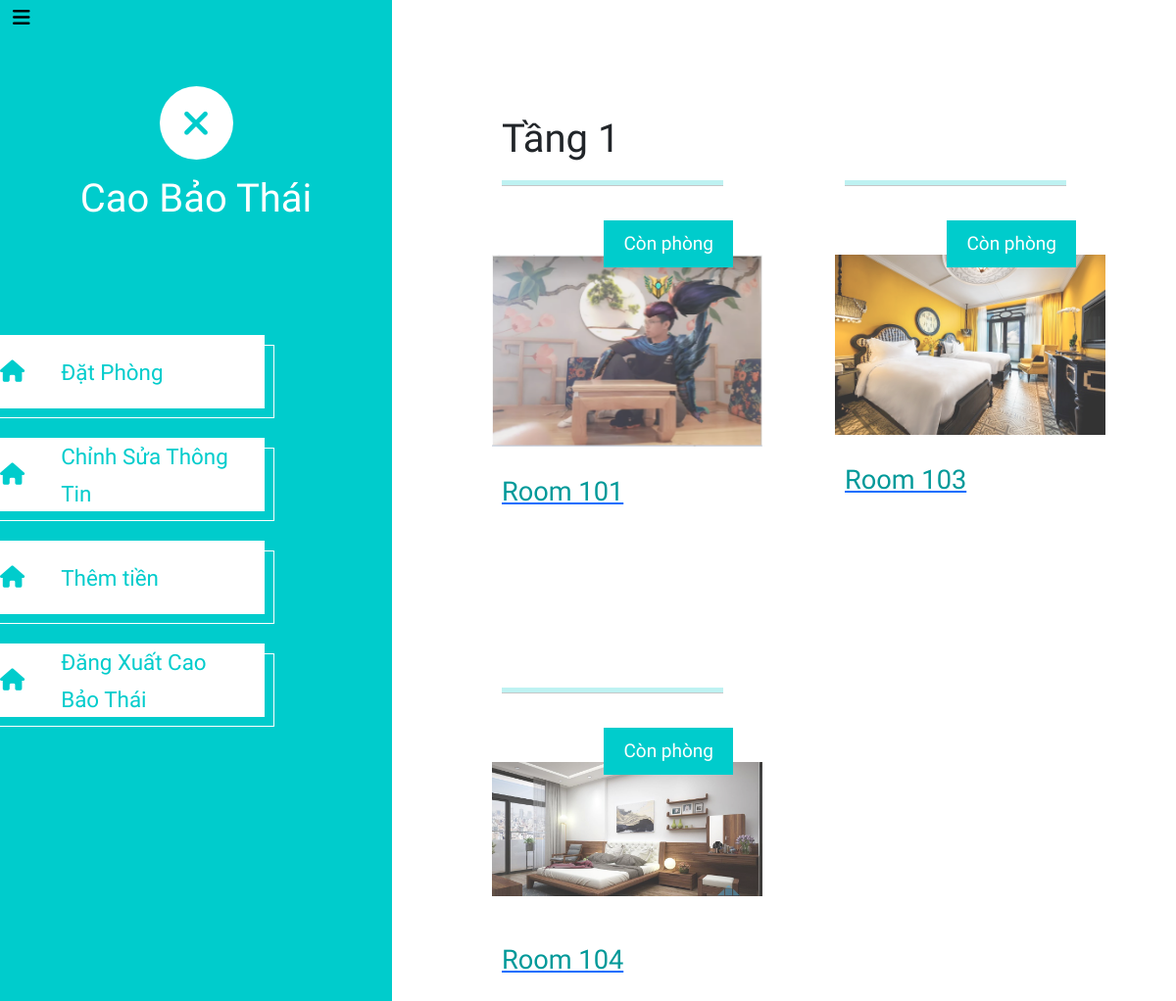
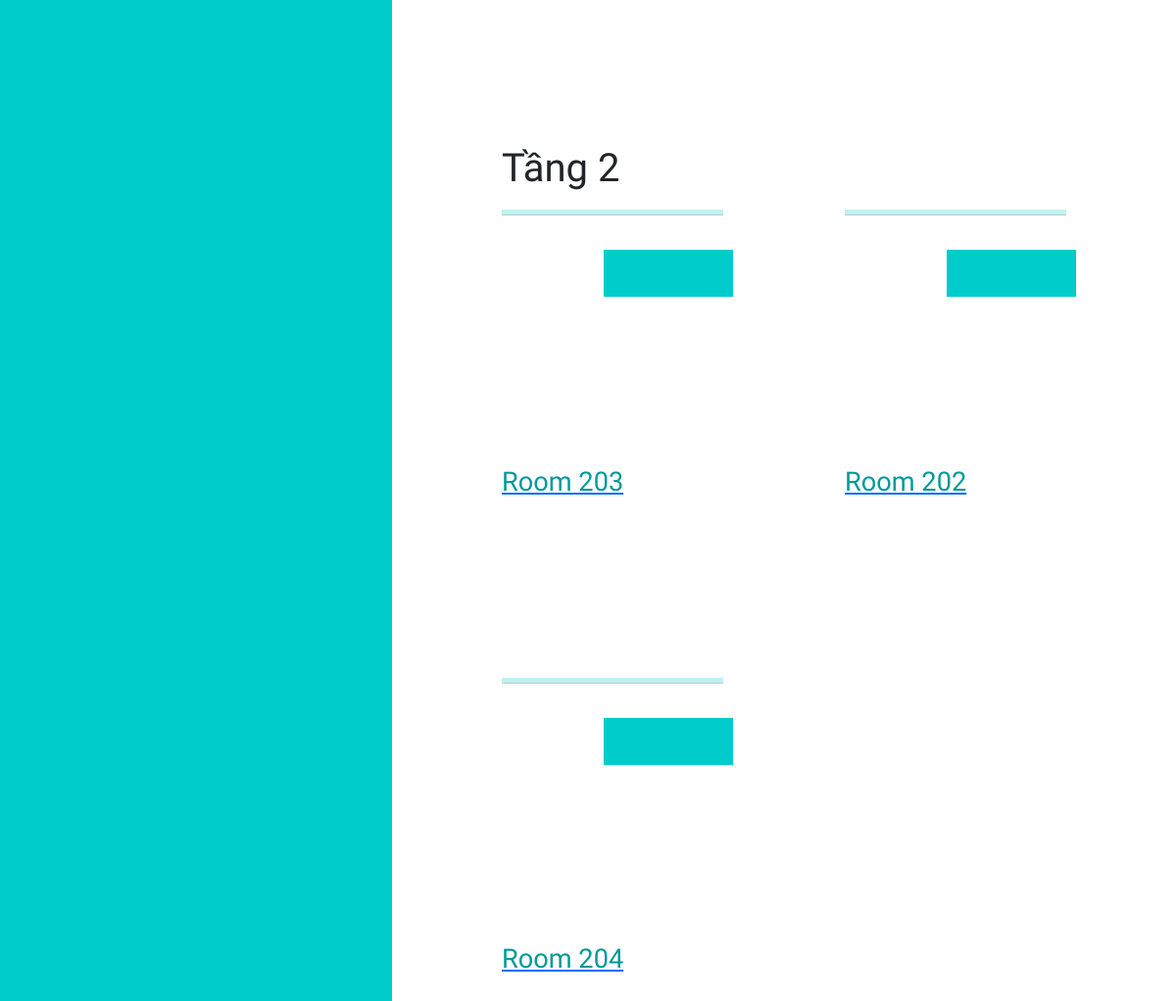
The app's page /Frontend/bookingroom.php (signed in) with its own data (2 pictures, top to bottom).
### tables this page shows
CREATE TABLE `customer` (
  `ID` int(11) NOT NULL,
  `Name` text NOT NULL,
  `email` text NOT NULL,
  `pass` text NOT NULL,
  `CMND` varchar(10) NOT NULL,
  `Wallet` int(11) NOT NULL DEFAULT 0,
  `Age` tinyint(4) NOT NULL,
  `Work` text NOT NULL,
  `Address` text NOT NULL,
  `NumberPhone` varchar(10) NOT NULL
);

CREATE TABLE `room` (
  `ID` int(11) NOT NULL,
  `NumRoom` varchar(50) NOT NULL,
  `Status` tinyint(4) NOT NULL,
  `Type` int(11) NOT NULL,
  `Details` text NOT NULL,
  `Cost` int(11) NOT NULL,
  `Image` text NOT NULL,
  `FloorRoom` int(11) NOT NULL
);

### Frontend/CustomerManager/ContentPage/OrderRoom.php (the view, shortened to what this page needs)
<?php
$sql_room1 = 'SELECT * FROM room WHEre FloorRoom = 1 and room.Status = 1 order by NumRoom';
$query_room1 = mysqli_query($mysqli, $sql_room1);
?>
<div class="row tm-row ">
    <h1> Tầng 1</h1>
    <?php while ($row_pro = mysqli_fetch_array($query_room1)) {?>
    <article class="col-12 col-md-6 tm-post">
        <hr class="tm-hr-primary">
        <a href="bookingroom.php?manage=RoomDetail&IDRoom=<?php echo $row_pro['ID']; ?>" class="effect-lily tm-post-link tm-pt-60">
            <div class="tm-post-link-inner">
                <img src="<?php echo $row_pro['Image']; ?>" alt="Image" class="img-fluid">
            </div>
            <span class="position-absolute tm-new-badge">
            <?php if ($row_pro['Status'] == 1) {?>
                                Còn phòng
                            <?php } elseif ($row_pro['Status'] == 0) {?>
                                Hết Phòng
                            <?php } elseif ($row_pro['Status'] == 2) {?>
                                Đang Bảo Trì
                            <?php }?>
            </span>
            <h2 class="tm-pt-30 tm-color-primary tm-post-title"><?php echo $row_pro['NumRoom']; ?></h2>
        </a>
        <p class="tm-pt-30">
        </p>
        <div class="d-flex justify-content-between tm-pt-45">
        </div>
    </article>
    <?php }?>
</div>
<?php
$sql_room2 = 'SELECT * FROM room WHEre FloorRoom =2 and room.Status = 1';
$query_room2 = mysqli_query($mysqli, $sql_room2);
?>
            <div class="row tm-row">
                <h1> Tầng 2</h1>
                <?php while ($row_pro = mysqli_fetch_array($query_room2)) {?>
                    <article class="col-12 col-md-6 tm-post">
        <hr class="tm-hr-primary">
        <a href="bookingroom.php?manage=RoomDetail&IDRoom=<?php echo $row_pro['ID']; ?>" class="effect-lily tm-post-link tm-pt-60">
            <div class="tm-post-link-inner">
                <img src="<?php echo $row_pro['Image']; ?>" alt="Image" class="img-fluid">
            </div>
            <span class="position-absolute tm-new-badge">
            </span>
            <h2 class="tm-pt-30 tm-color-primary tm-post-title"><?php echo $row_pro['NumRoom']; ?></h2>
        </a>
        <p class="tm-pt-30">
        </p>
        <div class="d-flex justify-content-between tm-pt-45">
        </div>
    </article>
<?php }?>
</div>

### Frontend/bookingroom.php (shortened to what this page needs)
<?php
include ("../Config/config.php");
?>
<?php
 if(isset($_SESSION['Login']))
{
    $Email = $_SESSION['Login'] ;
    $sql_level = "SELECT * FROM customer WHERE email='$Email' LIMIT 1";
    $query_level = mysqli_query($mysqli, $sql_level);
    $user = mysqli_fetch_array($query_level);
}
?>
<!DOCTYPE html>
<html lang="en">
<head>
	<link rel="stylesheet" href="fontawesome/css/all.min.css">
    <link rel="stylesheet" href="https://maxcdn.bootstrapcdn.com/bootstrap/4.0.0/css/bootstrap.min.css">
    <link href="https://cdn.jsdelivr.net/npm/bootstrap@5.0.2/dist/css/bootstrap.min.css" rel="stylesheet">
    <link rel="stylesheet" href="../Style/style.css">
</head>
<body>
	<header class="tm-header" id="tm-header">
        <div class="">
            <button class="navbar-toggler" type="button" aria-label="Toggle navigation">
                <i class="fas fa-bars"></i>
            </button>
            <div class="tm-site-header">
                <div class="mb-3 mx-auto tm-site-logo"><i class="fas fa-times fa-2x"></i></div>
                <h1 class="text-center"><?php echo $user['Name'] ?></h1>
            </div>
            <nav class="tm-nav" id="tm-nav">
                <ul>
                    <li class="tm-nav-item active"><a href="bookingroom.php?manage=OrderRoom" class="tm-nav-link">
                        <i class="fas fa-home"></i>
                        Đặt Phòng
                    </a></li>
                    <li class="tm-nav-item active"><a href="bookingroom.php?manage=EditCustomer&IDCus=<?php echo $user['ID']?>" class="tm-nav-link">
                        <i class="fas fa-home"></i>
                        Chỉnh Sửa Thông Tin
                    </a></li>
                    <li class="tm-nav-item active"><a href="bookingroom.php?manage=AddPayment&IDCus=<?php echo $user['ID']?>" class="tm-nav-link">
                        <i class="fas fa-home"></i>
                        Thêm tiền
                    </a></li>
                    <li class="tm-nav-item active"><a  href="?Log=3" class="tm-nav-link">
                        <i class="fas fa-home"></i>
                        Đăng Xuất <?php echo $user['Name'] ?>
                    </a></li>
                </ul>
            </nav>
    </header>
    < <div class="container-fluid">
        <main class="tm-main">
            <?php include 'CustomerManager/Content.php';?>
        </main>
    </div>
</body>
</html>

### Style/style.css (style rules this page uses)
html { overflow-x: hidden; }
body { margin: 0; padding: 0; font-family: 'Source Sans Pro', sans-serif; font-size: 19px; line-height: 2em; overflow-x: hidden; }
p, span { color: #999; }
hr { border-top-color: #CCC; margin-top: 10px; margin-bottom: 10px; }
.tm-header { background-color: #0CC; color: white; position: fixed; top: 0; left: 0; bottom: 0; z-index: 100; width: 400px; overflow-y: visible; }
.tm-site-header { margin-top: 50px; margin-bottom: 115px; }
.tm-site-logo { width: 75px; height: 75px; border-radius: 50%; background-color: white; display: flex; align-items: center; justify-content: center; }
.tm-site-logo i { color: #0CC; }
.tm-main { margin-left: 400px; padding: 80px 100px 25px; }
.tm-post { max-width: 250px; }
.tm-row { max-width: 980px; justify-content: space-between; }
.tm-nav { margin-bottom: 100px; }
.tm-nav-item { list-style: none; margin-bottom: 30px; }
.tm-nav-link { color: white; background-color: transparent; height: 75px; width: 100%; max-width: 300px; display: flex; align-items: center; font-size: 1.4rem; padding: 30px; }
.tm-nav-item:hover .tm-nav-link, .tm-nav-item.active .tm-nav-link { color: #0CC; background-color: white; text-decoration: none; }
.tm-nav ul { position: relative; }
.tm-nav-item:hover:after, .tm-nav-item.active:after { content: ''; width: 100%; max-width: 300px; height: 75px; display: block; border: 1px solid white; margin-left: 10px; margin-top: -65px; position: absolute; z-index: -1000; }
.tm-nav-link i { margin-right: 37px; }
ul { margin: 0; padding: 0; }
.tm-nav { margin-left: -30px; }
.tm-post-link { display: block; position: relative; cursor: pointer; }
.tm-post-link img { position: relative; display: block; min-height: 100%; max-width: 100%; opacity: 0.8; }
.effect-lily img { max-width: none; width: -webkit-calc(100% + 50px); width: calc(100% + 50px); opacity: 0.8; -webkit-transition: opacity 0.35s, -webkit-transform 0.35s; transition: opacity 0.35s, transform 0.35s; -webkit-transform: translate3d(-40px,0, 0); transform: translate3d(-10px,0,0); }
.tm-post { margin-bottom: 75px; }
.tm-new-badge { top: 25px; right: -10px; background-color: #0CC; color: white; padding: 5px 20px; }
.tm-post-title { font-size: 1.7rem; transition: all 0.3s ease; }
hr.tm-hr-primary { border-top: 5px solid #0CC; }
.tm-pt-30 { padding-top: 30px; }
.tm-pt-45 { padding-top: 45px; }
.tm-pt-60 { padding-top: 60px; }
.tm-color-primary, span.tm-color-primary { color: #099; }

### records on screen
customer: Name "Cao Bảo Thái"
room: Image (picture), Status "Còn phòng", NumRoom "Room 101"
room: Image (picture), Status "Còn phòng", NumRoom "Room 103"
room: Image (picture), Status "Còn phòng", NumRoom "Room 104"
room: Image (picture), NumRoom "Room 203"
room: Image (picture), NumRoom "Room 202"
room: Image (picture), NumRoom "Room 204"
